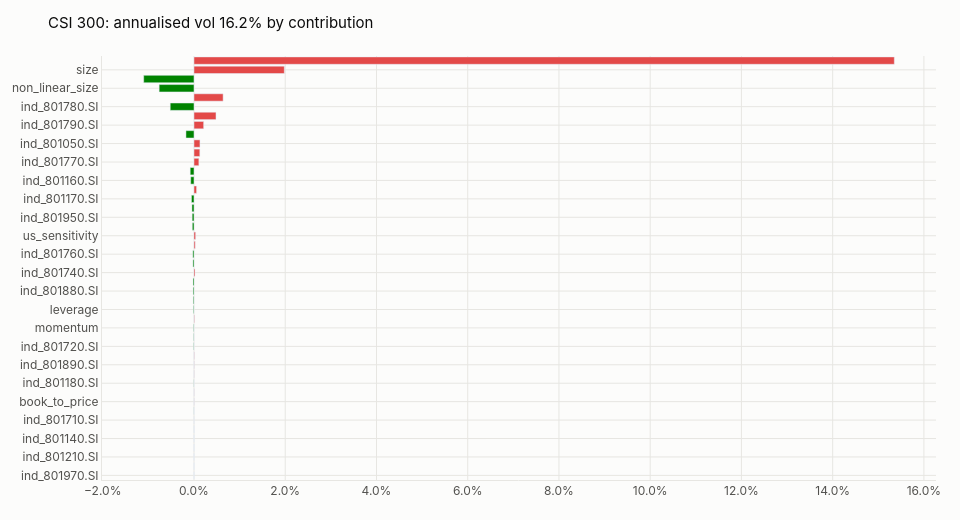

Notebook source saved alongside this figure:
### Markdown cell above
## 5. Attribution: CSI 300, and CSI 500 active against CSI 300
Latest index_weight weights on or before the last session; daily units annualised by √252 in the charts.

### Code cell
weights = query.sql(
    "SELECT index_code, con_code AS ts_code, weight / 100 AS weight FROM curated.index_weight "
    "WHERE index_code IN ('000300.SH', '000905.SH') AND trade_date <= ? "
    "QUALIFY trade_date = max(trade_date) OVER (PARTITION BY index_code)", [last])
csi300 = weights[weights["index_code"] == "000300.SH"].set_index("ts_code")["weight"]
csi500 = weights[weights["index_code"] == "000905.SH"].set_index("ts_code")["weight"]
snapshot = model.load_snapshot(last)
decomp = pd.concat([
    RiskDecomposer().compute(snapshot, csi300, "CSI 300"),
    RiskDecomposer().compute(snapshot, csi500, "CSI 500 vs 300", benchmark=csi300),
])
top = decomp[decomp["component"].isin(["total", "factor", "specific", "active_total", "active_factor", "active_specific"])]
display(top.assign(annualised=top["risk"] * np.sqrt(252))[["portfolio", "component", "annualised", "pct"]])
RiskChart(theme, "decomposition", portfolio="CSI 300").render(decomp)

### Figure 1 — Plotly figure (JSON) as saved in the notebook; plotly's stock layout.template omitted (floating-point values rounded to 4 significant figures)
{"data": [{"marker": {"color": ["#e34948", "#e34948", "#e34948", "#e34948", "#e34948", "#008300", "#e34948", "#008300", "#e34948", "#e34948", "#008300", "#e34948", "#e34948", "#e34948", "#008300", "#008300", "#008300", "#e34948", "#008300", "#008300", "#008300", "#008300", "#e34948", "#008300", "#008300", "#e34948", "#e34948", "#008300", "#008300", "#008300", "#008300", "#e34948", "#008300", "#008300", "#e34948", "#e34948", "#e34948", "#008300", "#e34948", "#e34948", "#008300", "#e34948", "#008300", "#008300", "#e34948", "#e34948"]}, "orientation": "h", "type": "bar", "x": [-0.0, -0.0, -0.0, -0.0, -0.0, -3.072e-06, 4.845e-06, -1.162e-05, 1.551e-05, 2.083e-05, -2.101e-05, 2.254e-05, 2.722e-05, 4.48e-05, -5.442e-05, -5.518e-05, -7.495e-05, 9.172e-05, -0.0001227, -0.000158, -0.0001888, -0.0002176, 0.0002276, -0.0002332, -0.0002492, 0.0002661, 0.000356, -0.000367, -0.0003965, -0.0004493, -0.0005547, 0.0005631, -0.0007175, -0.0008283, 0.001068, 0.001277, 0.00131, -0.001763, 0.002118, 0.004821, -0.00521, 0.006382, -0.007636, -0.01102, 0.0198, 0.1535], "y": ["ind_801970.SI", "ind_801230.SI", "ind_801210.SI", "ind_801130.SI", "ind_801140.SI", "ind_801980.SI", "ind_801710.SI", "ind_801040.SI", "book_to_price", "ind_801030.SI", "ind_801180.SI", "cash_flow_yield", "ind_801890.SI", "usd_sensitivity", "ind_801720.SI", "ind_801200.SI", "momentum", "liquidity", "leverage", "ind_801110.SI", "ind_801880.SI", "ind_801010.SI", "ind_801740.SI", "earnings_yield", "ind_801760.SI", "ind_801730.SI", "us_sensitivity", "ind_801960.SI", "ind_801950.SI", "ind_801150.SI", "ind_801170.SI", "ind_801750.SI", "ind_801160.SI", "ind_801120.SI", "ind_801770.SI", "growth", "ind_801050.SI", "residual_volatility", "ind_801790.SI", "specific", "ind_801780.SI", "ind_801080.SI", "non_linear_size", "beta", "size", "country"]}], "layout": {"font": {"color": "#0b0b0b", "family": "Inter, -apple-system, Segoe UI, sans-serif", "size": 12}, "height": 520, "hoverlabel": {"bgcolor": "#fcfcfb", "font": {"color": "#0b0b0b"}}, "hovermode": "x unified", "margin": {"b": 40, "l": 64, "r": 24, "t": 56}, "paper_bgcolor": "#fcfcfb", "plot_bgcolor": "#fcfcfb", "showlegend": false, "title": {"font": {"color": "#0b0b0b", "size": 15}, "text": "CSI 300: annualised vol 16.2% by contribution"}, "width": 960, "xaxis": {"gridcolor": "#e7e6e2", "linecolor": "#e7e6e2", "tickfont": {"color": "#52514e"}, "tickformat": ".1%", "title": {"font": {"color": "#52514e"}}, "zeroline": false}, "yaxis": {"gridcolor": "#e7e6e2", "linecolor": "#e7e6e2", "tickfont": {"color": "#52514e"}, "title": {"font": {"color": "#52514e"}}, "zeroline": false}}}
